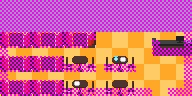

A 2D game scene composited from a Tiled map and its tileset images. What follows is a short description and the map's XML, with every tile layer's data as written:
An orthogonal 24x12 tile map with 8x8 px tiles, 3 tile layers (Background, Floating, Collision) and 3 objects (2x entity, spawn).

<map version="1.0" orientation="orthogonal" renderorder="right-down" width="24" height="12" tilewidth="8" tileheight="8" nextobjectid="4">
 <tileset firstgid="1" name="tileset" tilewidth="8" tileheight="8" tilecount="4096" columns="64">
  <image source="tileset.png" width="512" height="512" />
 </tileset>
 <layer name="Background" width="24" height="12">
  <data encoding="csv">
37,37,37,37,37,37,37,37,37,37,37,37,37,37,37,37,37,37,37,37,37,38,37,38,
101,101,101,101,101,101,101,101,101,101,101,101,101,101,101,101,101,101,101,101,101,102,37,38,
101,102,38,38,38,38,38,38,38,38,38,38,38,38,38,38,38,38,38,38,38,38,38,38,
102,102,102,102,102,102,102,102,102,102,102,102,102,102,102,102,102,102,102,102,102,102,102,102,
55,56,47,48,55,56,47,48,55,56,47,48,55,56,47,48,55,56,47,48,55,56,47,48,
119,120,111,112,119,120,111,112,119,120,111,112,119,120,111,112,119,120,111,112,119,120,111,112,
47,48,55,56,47,48,55,56,47,48,55,56,47,48,55,56,47,48,55,56,47,48,55,56,
111,112,119,120,111,112,119,120,111,112,119,120,111,112,119,120,111,112,119,120,111,112,119,120,
55,56,47,48,55,56,47,48,55,56,47,48,55,56,47,48,55,56,47,48,55,56,47,48,
119,120,111,112,119,120,111,112,119,120,111,112,119,120,111,112,119,120,111,112,119,120,111,112,
47,48,55,56,47,48,55,56,47,48,55,56,47,48,55,56,47,48,55,56,47,48,55,56,
111,112,119,120,111,112,119,120,111,112,119,120,111,112,119,120,111,112,119,120,111,112,119,120
</data>
 </layer>
 <layer name="Floating" width="24" height="12">
  <data encoding="csv">
0,0,0,0,0,0,0,0,0,0,0,0,0,0,0,0,0,0,0,0,0,0,0,0,
0,0,0,0,0,0,0,0,0,0,0,0,0,0,0,0,0,0,0,0,0,0,0,0,
0,0,0,0,0,0,0,0,0,0,0,0,0,0,0,0,0,0,0,0,0,0,0,0,
0,0,0,0,0,0,0,0,0,0,0,0,0,0,0,0,0,0,0,0,0,0,0,0,
156,158,159,157,156,158,159,157,156,158,159,157,0,0,0,0,0,0,0,152,0,0,154,0,
220,222,223,221,220,222,223,221,220,222,223,221,0,0,0,0,0,0,0,216,217,217,218,219,
0,0,0,0,0,0,0,0,0,0,0,0,0,0,0,0,0,0,0,280,281,281,282,283,
156,158,159,157,156,158,159,157,350,344,345,351,0,350,346,347,351,0,0,0,0,0,0,0,
220,222,223,221,220,222,223,221,414,408,409,415,0,414,410,411,415,0,0,0,0,0,0,0,
0,0,0,0,0,0,0,0,0,0,0,479,0,0,0,0,479,0,0,0,0,0,0,0,
156,158,159,157,156,158,159,157,350,348,349,351,0,350,344,345,351,0,0,0,0,0,0,0,
220,222,223,221,220,222,223,221,414,412,413,415,0,414,408,409,415,0,0,0,0,0,0,0
</data>
 </layer>
 <objectgroup name="Entities">
  <properties>
   <property name="imageFile" value="down.png" />
  </properties>
  <object id="1" name="entrance" type="spawn" x="152" y="72" width="16" height="8" />
  <object id="2" name="Ytricha" type="entity" x="160" y="40" width="16" height="8">
   <properties>
    <property name="imageFile" value="ytricha.png" />
   </properties>
  </object>
  <object id="3" name="To city ..." type="entity" x="152" y="88" width="16" height="8">
   <properties>
    <property name="onCollide" value="changeMap" />
    <property name="toMap" value="map" />
    <property name="toSpawn" value="progress" />
   </properties>
  </object>
 </objectgroup>
 <layer name="Collision" width="24" height="12">
  <data encoding="csv">
129,129,129,129,129,129,129,129,129,129,129,129,129,129,129,129,129,130,130,130,130,130,130,130,
193,193,193,193,193,193,193,193,129,129,129,129,129,129,129,130,130,130,129,129,129,130,194,194,
130,129,129,129,129,129,129,129,193,193,193,129,130,130,130,130,194,194,130,130,130,130,194,194,
130,193,193,193,193,193,193,193,129,130,130,130,194,194,194,194,193,194,194,194,194,194,193,130,
130,130,130,130,130,130,130,130,129,129,130,194,0,0,0,0,0,0,0,0,0,0,0,130,
130,194,194,194,194,194,194,194,193,193,194,0,0,0,0,0,0,0,0,130,0,0,0,130,
130,0,0,0,0,0,0,0,0,0,0,0,0,0,0,0,0,0,0,130,130,130,130,130,
130,129,129,129,129,129,129,130,0,0,0,0,0,0,0,0,0,0,0,0,0,0,0,130,
130,193,193,193,193,193,193,194,130,130,130,130,0,130,130,130,130,0,0,0,0,0,0,130,
130,0,0,0,0,0,0,0,0,0,0,0,0,0,0,0,0,0,0,0,0,0,0,130,
129,129,129,129,129,129,129,130,0,0,0,0,0,0,0,0,0,0,0,0,0,0,0,130,
130,130,130,130,130,130,130,130,130,130,130,130,130,130,130,130,130,130,130,0,0,130,130,130
</data>
 </layer>
</map>